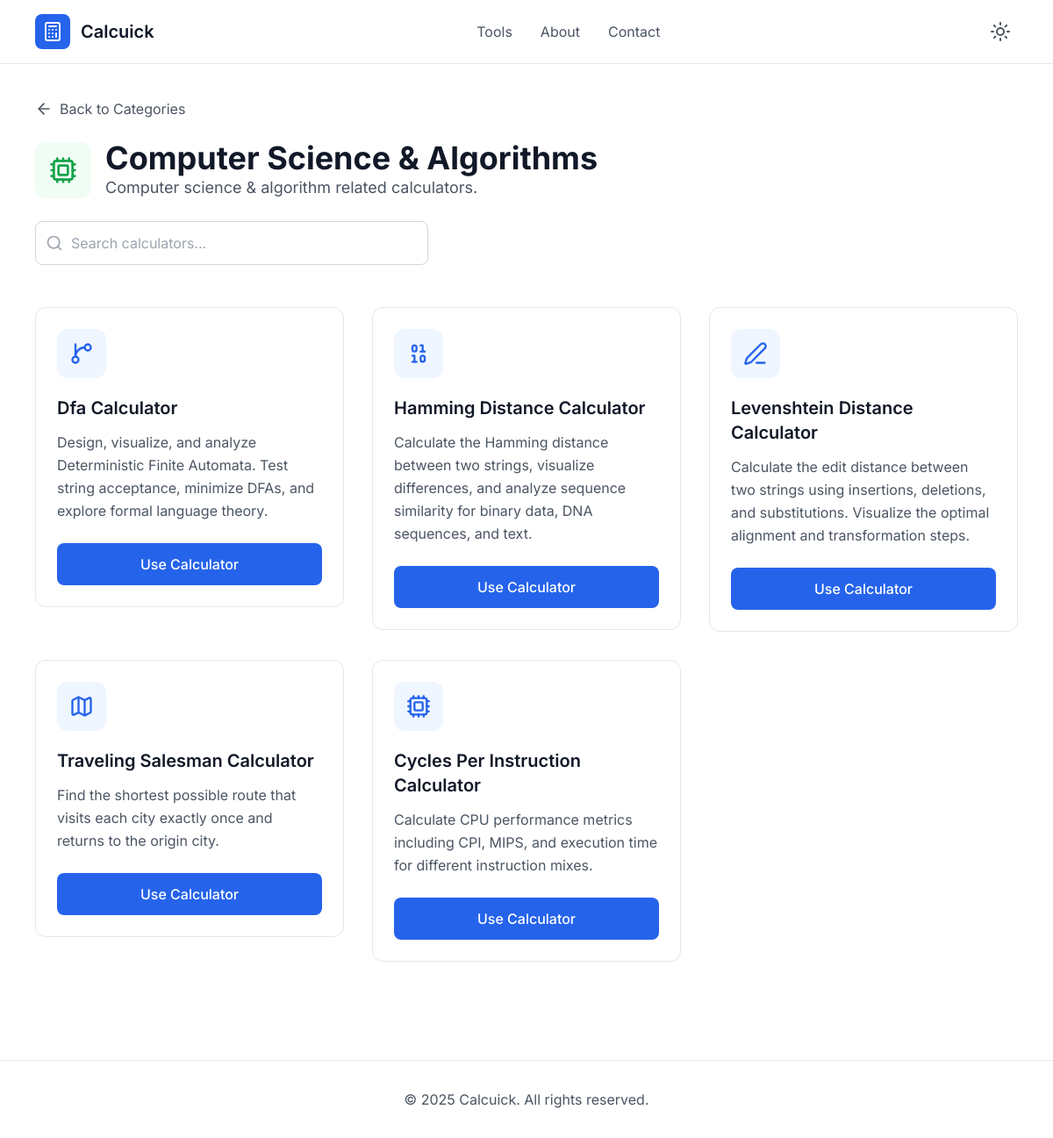
The app's page /category/computer-science-algorithms/ with its own data.
### calculators/models.py (models this page shows, shortened)
class BaseModel(models.Model):
    created_at = models.DateTimeField(auto_now_add=True)
    updated_at = models.DateTimeField(auto_now=True)
    class Meta:
        abstract = True

class Category(BaseModel):
    name = models.CharField(max_length=100)
    icon = models.CharField(max_length=50, blank=True)
    slug = models.SlugField(unique=True, null=True, blank=True)
    description = models.TextField(blank=True)

class Calculator(BaseModel):
    category = models.ForeignKey(Category, on_delete=models.CASCADE, related_name='calculators')
    name = models.CharField(max_length=150)
    slug = models.SlugField(unique=True, blank=True)
    description = models.TextField(blank=True)
    template = models.CharField(max_length=150)
    icon = models.CharField(max_length=50, blank=True, null=True)

### calculators/views.py (the view)
# urls.py: path('category/<slug:slug>/', views.calculator_list, name='calculator_list'),
@cache_page(60 * 10)
def calculator_list(request, slug):
    category = get_object_or_404(Category, slug=slug)
    calculators = category.calculators.all()
    return render(request, 'calculators/calculator_list.html', {'category': category, 'calculators': calculators})

### calculators/templates/calculators/calculator_list.html (shortened to what this page needs)
{% extends 'base.html' %}
{% block body %}
    <main class="max-w-6xl mx-auto px-4 py-8">
        <div class="mb-6">
            <button onclick="window.history.back()" class="flex items-center space-x-2 text-gray-600 dark:text-gray-300 hover:text-gray-900 dark:hover:text-white transition-colors">
                <i data-lucide="arrow-left" class="w-5 h-5"></i>
                <span>Back to Categories</span>
            </button>
        </div>
        <div class="mb-12">
            <div class="flex items-center space-x-4 mb-6">
                <div class="w-16 h-16 bg-green-50 dark:bg-green-900/30 rounded-xl flex items-center justify-center">
                    <i data-lucide="{{category.icon}}" class="w-8 h-8 text-green-600 dark:text-green-400"></i>
                </div>
                <div>
                    <h1 class="text-3xl md:text-4xl font-bold text-gray-900 dark:text-white">{{ category.name }}</h1>
                    <p class="text-lg text-gray-600 dark:text-gray-300">
                        {{category.description}}
                    </p>
                </div>
            </div>
            <div class="max-w-md">
                <div class="relative">
                    <i data-lucide="search" class="absolute left-3 top-1/2 transform -translate-y-1/2 w-5 h-5 text-gray-400"></i>
                    <input type="text" id="search-input" placeholder="Search calculators..." class="w-full pl-10 pr-4 py-3 border border-gray-300 dark:border-gray-600 rounded-lg bg-white dark:bg-gray-800 text-gray-900 dark:text-white focus:outline-none focus:ring-2 focus:ring-blue-500 focus:border-transparent">
                </div>
            </div>
        </div>
        <div id="calculators-grid" class="grid grid-cols-1 md:grid-cols-2 lg:grid-cols-3 gap-8">
          {% for calculator in calculators %}
          <a href="{% url 'calculator_detail' calculator.slug %}">
            <div class="calculator-card bg-white dark:bg-gray-800 border border-gray-200 dark:border-gray-700 rounded-xl p-6 hover:shadow-lg hover:border-blue-300 dark:hover:border-blue-600 transition-all duration-300 group" data-name="loan calculator">
                <div class="w-14 h-14 bg-blue-50 dark:bg-blue-900/30 rounded-xl flex items-center justify-center mb-5 group-hover:bg-blue-100 dark:group-hover:bg-blue-900/50 transition-colors">
                    <i data-lucide="{{calculator.icon}}" class="w-7 h-7 text-blue-600 dark:text-blue-400"></i>
                </div>
                <h3 class="text-xl font-semibold text-gray-900 dark:text-white mb-3">{{calculator.name.title}}</h3>
                <p class="text-gray-600 dark:text-gray-300 mb-6 leading-relaxed">{{calculator.description}}</p>
                <button class="w-full bg-blue-600 hover:bg-blue-700 text-white py-3 rounded-lg font-medium transition-colors duration-200">
                    Use Calculator
                </button>
            </div>
          </a>
          {% endfor %}
        </div>
    </main>
{% endblock %}

### calculators/templates/base.html (style rules this page uses)
body { font-family: 'Inter', sans-serif; }

### records on screen
Category: name "Computer Science & Algorithms", description "Computer science & algorithm related calculators."
Calculator: name "Dfa Calculator", description "Design, visualize, and analyze Deterministic Finite Automata. Test string acceptance, minimize DFAs, and explore formal language theory."
Calculator: name "Hamming Distance Calculator", description "Calculate the Hamming distance between two strings, visualize differences, and analyze sequence similarity for binary data, DNA sequences, and text."
Calculator: name "Levenshtein Distance Calculator", description "Calculate the edit distance between two strings using insertions, deletions, and substitutions. Visualize the optimal alignment and transformation steps."
Calculator: name "Traveling Salesman Calculator", description "Find the shortest possible route that visits each city exactly once and returns to the origin city."
Calculator: name "Cycles Per Instruction Calculator", description "Calculate CPU performance metrics including CPI, MIPS, and execution time for different instruction mixes."
